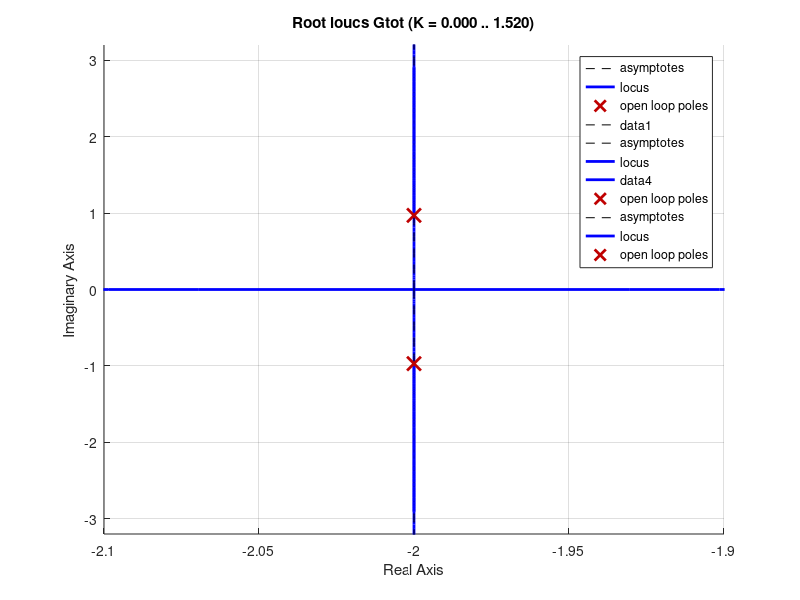

Recreate this plot in MATLAB. (Note: this script raises an error after producing the figure.)

close all
clear all 
clc
format short g


% xs & ys


num=[7.007];
den=[1 0 0];
G=tf(num,den);

zeta=0.9;
wn=4/(2*zeta);
wn2=4/(4*zeta);
phi=acosd(zeta);


s_des=-wn*zeta + 1j*wn*sqrt(1-zeta^2);
s_des2=-wn*zeta - 1j*wn*sqrt(1-zeta^2);


s_des_max=-wn2*zeta + 1j*wn2*sqrt(1-zeta^2);
s_des_max2=-wn2*zeta - 1j*wn2*sqrt(1-zeta^2);

kv=(2*zeta*wn)/num;
kp=(wn^2)/num;

%
Gv=tf([kv 0],1);
GGv=feedback(G,Gv);
Gtot=feedback(GGv*kp,1);




figure
hold on
rlocus(G,'b')
rlocus(GGv,'r')
rlocus(Gtot,'g')
rlocus(GGv*kp,1,'vm')
plot([s_des s_des2],'hk')
plot([s_des_max s_des_max2],'hk')
grid on

figure
hold on
rlocus(GGv,'g')
plot([s_des s_des2],'hk')
plot([s_des_max s_des_max2],'hk')
grid on


T=[0:0.01:10];
u=ones(length(T),1);
Y=lsim(Gtot,u,T);


figure
hold on
step(Gtot)


% plot(T,Y)
% plot([0 T(end)],[1 1],':')
% [Y,T] = step(Gtot);

Mp=100*(max(Y)-1);
Mpdes=100*exp(-pi/tand(acosd(0.9)));
Mpdiff=abs(Mp-Mpdes);

if (0.01<Mpdiff)
     Mp
end

ind=find((Y<0.98)|(Y>1.02),1,'last');

ts=T(ind);

if (ts<2)||(ts>4)
    ts
end

Gtot





